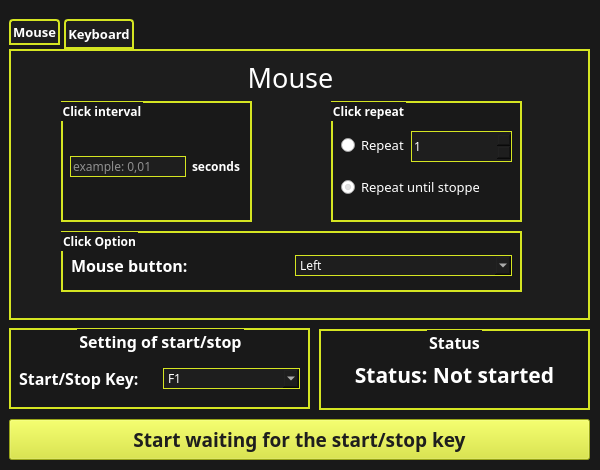
<?xml version="1.0" encoding="UTF-8"?>
<ui version="4.0">
 <class>Form</class>
 <widget class="QWidget" name="Form">
  <property name="geometry">
   <rect>
    <x>0</x>
    <y>0</y>
    <width>600</width>
    <height>470</height>
   </rect>
  </property>
  <property name="minimumSize">
   <size>
    <width>600</width>
    <height>470</height>
   </size>
  </property>
  <property name="maximumSize">
   <size>
    <width>600</width>
    <height>470</height>
   </size>
  </property>
  <property name="baseSize">
   <size>
    <width>600</width>
    <height>470</height>
   </size>
  </property>
  <property name="windowTitle">
   <string>AC-NN</string>
  </property>
  <property name="windowIcon">
   <iconset>
    <normaloff>D:/Мои документы/Downloads/ac-nn.jpg</normaloff>D:/Мои документы/Downloads/ac-nn.jpg</iconset>
  </property>
  <widget class="QFrame" name="background">
   <property name="geometry">
    <rect>
     <x>-11</x>
     <y>-11</y>
     <width>651</width>
     <height>561</height>
    </rect>
   </property>
   <property name="styleSheet">
    <string notr="true">QFrame#background {
background-color: rgb(25, 25, 25);
}</string>
   </property>
   <property name="frameShape">
    <enum>QFrame::StyledPanel</enum>
   </property>
   <property name="frameShadow">
    <enum>QFrame::Raised</enum>
   </property>
   <widget class="QTabWidget" name="tabWidget">
    <property name="geometry">
     <rect>
      <x>20</x>
      <y>30</y>
      <width>581</width>
      <height>301</height>
     </rect>
    </property>
    <property name="font">
     <font>
      <family>Corbel</family>
      <pointsize>10</pointsize>
      <weight>75</weight>
      <bold>true</bold>
     </font>
    </property>
    <property name="styleSheet">
     <string notr="true">QTabWidget::pane {
	background: rgb(29, 29, 29);
    border: 2px solid #d5e522;
    position: absolute;
    top: 0.5em;
}

QTabBar::tab {
	color: #FFFFFF;
    background: rgb(30, 30, 30);
    border: 2px solid #d5e522;
    border-bottom-color: #d5e522; 
    border-top-left-radius: 4px;
    border-top-right-radius: 4px;
    min-width: 8ex;
    padding: 2px;
	margin-right: 4px;
}

QTabBar::tab::selected {
	margin-bottom: 4px;
}
</string>
    </property>
    <property name="currentIndex">
     <number>0</number>
    </property>
    <property name="tabsClosable">
     <bool>false</bool>
    </property>
    <widget class="QWidget" name="Mouse">
     <property name="enabled">
      <bool>true</bool>
     </property>
     <property name="accessibleName">
      <string/>
     </property>
     <property name="autoFillBackground">
      <bool>false</bool>
     </property>
     <attribute name="title">
      <string>Mouse</string>
     </attribute>
     <widget class="QGroupBox" name="groupBox">
      <property name="geometry">
       <rect>
        <x>50</x>
        <y>50</y>
        <width>191</width>
        <height>121</height>
       </rect>
      </property>
      <property name="font">
       <font>
        <family>Corbel</family>
        <pointsize>9</pointsize>
        <weight>75</weight>
        <bold>true</bold>
       </font>
      </property>
      <property name="styleSheet">
       <string notr="true">QGroupBox {
	color: #FFFFFF;
	background: rgb(25, 25, 25);
	border: 2px solid #d5e522
}</string>
      </property>
      <property name="title">
       <string>Click interval</string>
      </property>
      <property name="flat">
       <bool>false</bool>
      </property>
      <property name="checkable">
       <bool>false</bool>
      </property>
      <widget class="QWidget" name="horizontalLayoutWidget">
       <property name="geometry">
        <rect>
         <x>9</x>
         <y>20</y>
         <width>171</width>
         <height>91</height>
        </rect>
       </property>
       <layout class="QHBoxLayout" name="horizontalLayout">
        <item>
         <widget class="QLineEdit" name="seconds">
          <property name="font">
           <font>
            <family>Corbel</family>
            <weight>50</weight>
            <bold>false</bold>
           </font>
          </property>
          <property name="styleSheet">
           <string notr="true">QLineEdit {
	border: 1px solid #d5e522;
	color: #FFFFFF;
	background-color: rgb(30, 30, 30);
}</string>
          </property>
          <property name="placeholderText">
           <string>example: 0,01</string>
          </property>
          <property name="clearButtonEnabled">
           <bool>false</bool>
          </property>
         </widget>
        </item>
        <item>
         <widget class="QLabel" name="label">
          <property name="font">
           <font>
            <family>Corbel</family>
            <pointsize>9</pointsize>
            <weight>75</weight>
            <bold>true</bold>
           </font>
          </property>
          <property name="styleSheet">
           <string notr="true">QLabel {
	color: #FFFFFF;
}</string>
          </property>
          <property name="text">
           <string>seconds</string>
          </property>
         </widget>
        </item>
       </layout>
      </widget>
     </widget>
     <widget class="QGroupBox" name="groupBox_2">
      <property name="geometry">
       <rect>
        <x>320</x>
        <y>50</y>
        <width>191</width>
        <height>121</height>
       </rect>
      </property>
      <property name="font">
       <font>
        <family>Corbel</family>
        <pointsize>9</pointsize>
        <weight>75</weight>
        <bold>true</bold>
       </font>
      </property>
      <property name="styleSheet">
       <string notr="true">QGroupBox {
	color: #FFFFFF;
	background: rgb(25, 25, 25);
	border: 2px solid #d5e522
}</string>
      </property>
      <property name="title">
       <string>Click repeat</string>
      </property>
      <property name="flat">
       <bool>false</bool>
      </property>
      <property name="checkable">
       <bool>false</bool>
      </property>
      <widget class="QWidget" name="verticalLayoutWidget_7">
       <property name="geometry">
        <rect>
         <x>10</x>
         <y>20</y>
         <width>138</width>
         <height>91</height>
        </rect>
       </property>
       <layout class="QVBoxLayout" name="verticalLayout_7">
        <item>
         <widget class="QRadioButton" name="radioButtonRepeat">
          <property name="font">
           <font>
            <family>Corbel</family>
            <pointsize>10</pointsize>
           </font>
          </property>
          <property name="styleSheet">
           <string notr="true">QRadioButton { 
	color: #FFFFFF;
}</string>
          </property>
          <property name="text">
           <string>Repeat</string>
          </property>
         </widget>
        </item>
        <item>
         <widget class="QRadioButton" name="radioButtonRepeatUntil">
          <property name="font">
           <font>
            <family>Corbel</family>
            <pointsize>10</pointsize>
           </font>
          </property>
          <property name="styleSheet">
           <string notr="true">QRadioButton { 
	color: #FFFFFF;
}</string>
          </property>
          <property name="text">
           <string>Repeat until stopped</string>
          </property>
          <property name="checked">
           <bool>true</bool>
          </property>
         </widget>
        </item>
       </layout>
      </widget>
      <widget class="QSpinBox" name="spinBoxRepeat">
       <property name="geometry">
        <rect>
         <x>80</x>
         <y>30</y>
         <width>101</width>
         <height>31</height>
        </rect>
       </property>
       <property name="font">
        <font>
         <family>Corbel</family>
        </font>
       </property>
       <property name="styleSheet">
        <string notr="true">QSpinBox {
	border: 1px solid #d5e522;
	color: #FFFFFF;
	background-color: rgb(30, 30, 30);
}</string>
       </property>
       <property name="minimum">
        <number>1</number>
       </property>
       <property name="maximum">
        <number>99999</number>
       </property>
      </widget>
     </widget>
     <widget class="QGroupBox" name="groupBox_3">
      <property name="geometry">
       <rect>
        <x>50</x>
        <y>180</y>
        <width>461</width>
        <height>61</height>
       </rect>
      </property>
      <property name="font">
       <font>
        <family>Corbel</family>
        <weight>75</weight>
        <bold>true</bold>
       </font>
      </property>
      <property name="styleSheet">
       <string notr="true">QGroupBox {
	color: #FFFFFF;
	background: rgb(25, 25, 25);
	border: 2px solid #d5e522
}</string>
      </property>
      <property name="title">
       <string>Click Option</string>
      </property>
      <widget class="QWidget" name="horizontalLayoutWidget_3">
       <property name="geometry">
        <rect>
         <x>10</x>
         <y>19</y>
         <width>441</width>
         <height>31</height>
        </rect>
       </property>
       <layout class="QHBoxLayout" name="horizontalLayout_3">
        <item>
         <widget class="QLabel" name="label_2">
          <property name="font">
           <font>
            <family>Corbel</family>
            <pointsize>12</pointsize>
            <weight>75</weight>
            <bold>true</bold>
           </font>
          </property>
          <property name="styleSheet">
           <string notr="true">QLabel {
	color: #FFFFFF;
}</string>
          </property>
          <property name="text">
           <string>Mouse button:</string>
          </property>
         </widget>
        </item>
        <item>
         <widget class="QComboBox" name="mouseButton">
          <property name="font">
           <font>
            <family>Corbel</family>
           </font>
          </property>
          <property name="cursor">
           <cursorShape>PointingHandCursor</cursorShape>
          </property>
          <property name="styleSheet">
           <string notr="true">QComboBox {
	border: 1px solid #d5e522;
	color: #FFFFFF;
	background-color: rgb(30, 30, 30);
}

QComboBox::hover {
	background-color: rgb(32, 32, 32);
}</string>
          </property>
          <property name="maxCount">
           <number>2</number>
          </property>
          <item>
           <property name="text">
            <string>Left</string>
           </property>
          </item>
          <item>
           <property name="text">
            <string>Right</string>
           </property>
          </item>
         </widget>
        </item>
       </layout>
      </widget>
     </widget>
     <widget class="QWidget" name="verticalLayoutWidget">
      <property name="geometry">
       <rect>
        <x>49</x>
        <y>9</y>
        <width>461</width>
        <height>35</height>
       </rect>
      </property>
      <layout class="QVBoxLayout" name="verticalLayout">
       <item>
        <widget class="QLabel" name="TitleMouse">
         <property name="font">
          <font>
           <family>Corbel</family>
           <pointsize>20</pointsize>
          </font>
         </property>
         <property name="styleSheet">
          <string notr="true">QLabel {
	color: #FFFFFF;
}</string>
         </property>
         <property name="text">
          <string>Mouse</string>
         </property>
         <property name="alignment">
          <set>Qt::AlignCenter</set>
         </property>
        </widget>
       </item>
      </layout>
     </widget>
    </widget>
    <widget class="QWidget" name="Keyboard">
     <attribute name="title">
      <string>Keyboard</string>
     </attribute>
     <widget class="QWidget" name="verticalLayoutWidget_2">
      <property name="geometry">
       <rect>
        <x>50</x>
        <y>10</y>
        <width>461</width>
        <height>41</height>
       </rect>
      </property>
      <layout class="QVBoxLayout" name="verticalLayout_2">
       <item>
        <widget class="QLabel" name="TitleKeyboard">
         <property name="font">
          <font>
           <family>Corbel</family>
           <pointsize>16</pointsize>
           <weight>50</weight>
           <bold>false</bold>
          </font>
         </property>
         <property name="styleSheet">
          <string notr="true">QLabel {
	color: #FFFFFF;
}</string>
         </property>
         <property name="text">
          <string>Keyboard</string>
         </property>
         <property name="alignment">
          <set>Qt::AlignCenter</set>
         </property>
        </widget>
       </item>
      </layout>
     </widget>
     <widget class="QWidget" name="horizontalLayoutWidget_5">
      <property name="geometry">
       <rect>
        <x>50</x>
        <y>49</y>
        <width>461</width>
        <height>91</height>
       </rect>
      </property>
      <layout class="QHBoxLayout" name="horizontalLayout_5">
       <property name="spacing">
        <number>18</number>
       </property>
       <item>
        <widget class="QGroupBox" name="groupChoiceKey">
         <property name="font">
          <font>
           <family>Corbel</family>
           <weight>75</weight>
           <bold>true</bold>
          </font>
         </property>
         <property name="styleSheet">
          <string notr="true">QGroupBox {
	color: #FFFFFF;
	background: rgb(25, 25, 25);
	border: 2px solid #d5e522
}</string>
         </property>
         <property name="title">
          <string>Choose Key</string>
         </property>
         <widget class="QWidget" name="verticalLayoutWidget_3">
          <property name="geometry">
           <rect>
            <x>10</x>
            <y>20</y>
            <width>441</width>
            <height>51</height>
           </rect>
          </property>
          <layout class="QVBoxLayout" name="verticalLayout_3">
           <item>
            <widget class="QLabel" name="labelChooseKey">
             <property name="font">
              <font>
               <family>Corbel</family>
               <pointsize>12</pointsize>
               <weight>75</weight>
               <bold>true</bold>
              </font>
             </property>
             <property name="styleSheet">
              <string notr="true">QLabel {
	color: #FFFFFF;
}</string>
             </property>
             <property name="text">
              <string>Key:</string>
             </property>
            </widget>
           </item>
           <item>
            <widget class="QComboBox" name="comboBoxKey">
             <property name="font">
              <font>
               <family>Corbel</family>
              </font>
             </property>
             <property name="cursor">
              <cursorShape>PointingHandCursor</cursorShape>
             </property>
             <property name="styleSheet">
              <string notr="true">QComboBox {
	border: 1px solid #d5e522;
	color: #FFFFFF;
	background-color: rgb(30, 30, 30);
}

QComboBox::hover {
	background-color: rgb(32, 32, 32);
}</string>
             </property>
             <item>
              <property name="text">
               <string>Q</string>
              </property>
             </item>
             <item>
              <property name="text">
               <string>W</string>
              </property>
             </item>
             <item>
              <property name="text">
               <string>E</string>
              </property>
             </item>
             <item>
              <property name="text">
               <string>R</string>
              </property>
             </item>
             <item>
              <property name="text">
               <string>T</string>
              </property>
             </item>
             <item>
              <property name="text">
               <string>Y</string>
              </property>
             </item>
             <item>
              <property name="text">
               <string>U</string>
              </property>
             </item>
             <item>
              <property name="text">
               <string>I</string>
              </property>
             </item>
             <item>
              <property name="text">
               <string>O</string>
              </property>
             </item>
             <item>
              <property name="text">
               <string>P</string>
              </property>
             </item>
             <item>
              <property name="text">
               <string>A</string>
              </property>
             </item>
             <item>
              <property name="text">
               <string>S</string>
              </property>
             </item>
             <item>
              <property name="text">
               <string>D</string>
              </property>
             </item>
             <item>
              <property name="text">
               <string>F</string>
              </property>
             </item>
             <item>
              <property name="text">
               <string>G</string>
              </property>
             </item>
             <item>
              <property name="text">
               <string>H</string>
              </property>
             </item>
             <item>
              <property name="text">
               <string>J</string>
              </property>
             </item>
             <item>
              <property name="text">
               <string>K</string>
              </property>
             </item>
             <item>
              <property name="text">
               <string>L</string>
              </property>
             </item>
             <item>
              <property name="text">
               <string>Z</string>
              </property>
             </item>
             <item>
              <property name="text">
               <string>X</string>
              </property>
             </item>
             <item>
              <property name="text">
               <string>C</string>
              </property>
             </item>
             <item>
              <property name="text">
               <string>V</string>
              </property>
             </item>
             <item>
              <property name="text">
               <string>B</string>
              </property>
             </item>
             <item>
              <property name="text">
               <string>N</string>
              </property>
             </item>
             <item>
              <property name="text">
               <string>M</string>
              </property>
             </item>
             <item>
              <property name="text">
               <string>1</string>
              </property>
             </item>
             <item>
              <property name="text">
               <string>2</string>
              </property>
             </item>
             <item>
              <property name="text">
               <string>3</string>
              </property>
             </item>
             <item>
              <property name="text">
               <string>4</string>
              </property>
             </item>
             <item>
              <property name="text">
               <string>5</string>
              </property>
             </item>
             <item>
              <property name="text">
               <string>6</string>
              </property>
             </item>
             <item>
              <property name="text">
               <string>7</string>
              </property>
             </item>
             <item>
              <property name="text">
               <string>8</string>
              </property>
             </item>
             <item>
              <property name="text">
               <string>9</string>
              </property>
             </item>
             <item>
              <property name="text">
               <string>0</string>
              </property>
             </item>
             <item>
              <property name="text">
               <string>-</string>
              </property>
             </item>
             <item>
              <property name="text">
               <string>+</string>
              </property>
             </item>
             <item>
              <property name="text">
               <string>Space</string>
              </property>
             </item>
             <item>
              <property name="text">
               <string>Tab</string>
              </property>
             </item>
             <item>
              <property name="text">
               <string>Caps Lock</string>
              </property>
             </item>
             <item>
              <property name="text">
               <string>Esc</string>
              </property>
             </item>
             <item>
              <property name="text">
               <string>F1</string>
              </property>
             </item>
             <item>
              <property name="text">
               <string>F2</string>
              </property>
             </item>
             <item>
              <property name="text">
               <string>F3</string>
              </property>
             </item>
             <item>
              <property name="text">
               <string>F4</string>
              </property>
             </item>
             <item>
              <property name="text">
               <string>F5</string>
              </property>
             </item>
             <item>
              <property name="text">
               <string>F6</string>
              </property>
             </item>
             <item>
              <property name="text">
               <string>F7</string>
              </property>
             </item>
             <item>
              <property name="text">
               <string>F8</string>
              </property>
             </item>
             <item>
              <property name="text">
               <string>F9</string>
              </property>
             </item>
             <item>
              <property name="text">
               <string>F10</string>
              </property>
             </item>
             <item>
              <property name="text">
               <string>F11</string>
              </property>
             </item>
             <item>
              <property name="text">
               <string>F12</string>
              </property>
             </item>
            </widget>
           </item>
          </layout>
         </widget>
        </widget>
       </item>
      </layout>
     </widget>
     <widget class="QWidget" name="horizontalLayoutWidget_6">
      <property name="geometry">
       <rect>
        <x>50</x>
        <y>150</y>
        <width>461</width>
        <height>91</height>
       </rect>
      </property>
      <layout class="QHBoxLayout" name="horizontalLayout_6">
       <property name="spacing">
        <number>18</number>
       </property>
       <item>
        <widget class="QGroupBox" name="groupBoxDelay">
         <property name="font">
          <font>
           <family>Corbel</family>
           <weight>75</weight>
           <bold>true</bold>
          </font>
         </property>
         <property name="styleSheet">
          <string notr="true">QGroupBox {
	color: #FFFFFF;
	background: rgb(25, 25, 25);
	border: 2px solid #d5e522
}</string>
         </property>
         <property name="title">
          <string>Option of time between keystrokes</string>
         </property>
         <widget class="QWidget" name="verticalLayoutWidget_6">
          <property name="geometry">
           <rect>
            <x>10</x>
            <y>20</y>
            <width>201</width>
            <height>61</height>
           </rect>
          </property>
          <layout class="QVBoxLayout" name="verticalLayout_6">
           <item>
            <widget class="QLabel" name="label_5">
             <property name="font">
              <font>
               <family>Corbel</family>
               <pointsize>12</pointsize>
               <weight>75</weight>
               <bold>true</bold>
              </font>
             </property>
             <property name="styleSheet">
              <string notr="true">QLabel {
	color: #FFFFFF;
}</string>
             </property>
             <property name="text">
              <string>Time between keystrokes:</string>
             </property>
            </widget>
           </item>
           <item>
            <widget class="QLineEdit" name="betweenKeystrokes">
             <property name="font">
              <font>
               <family>Corbel</family>
              </font>
             </property>
             <property name="styleSheet">
              <string notr="true">QLineEdit {
	border: 1px solid #d5e522;
	color: #FFFFFF;
	background-color: rgb(30, 30, 30);
}</string>
             </property>
             <property name="placeholderText">
              <string>seconds(example: 0,01)</string>
             </property>
            </widget>
           </item>
          </layout>
         </widget>
        </widget>
       </item>
       <item>
        <widget class="QGroupBox" name="groupBoxBetween">
         <property name="font">
          <font>
           <family>Corbel</family>
           <weight>75</weight>
           <bold>true</bold>
          </font>
         </property>
         <property name="styleSheet">
          <string notr="true">QGroupBox {
	color: #FFFFFF;
	background: rgb(25, 25, 25);
	border: 2px solid #d5e522
}</string>
         </property>
         <property name="title">
          <string>Option of time</string>
         </property>
         <widget class="QWidget" name="verticalLayoutWidget_5">
          <property name="geometry">
           <rect>
            <x>9</x>
            <y>20</y>
            <width>201</width>
            <height>61</height>
           </rect>
          </property>
          <layout class="QVBoxLayout" name="verticalLayout_5">
           <item>
            <widget class="QLabel" name="label_3">
             <property name="font">
              <font>
               <family>Corbel</family>
               <pointsize>10</pointsize>
               <weight>75</weight>
               <bold>true</bold>
              </font>
             </property>
             <property name="styleSheet">
              <string notr="true">QLabel {
	color: #FFFFFF;
}</string>
             </property>
             <property name="text">
              <string>The time between 
pressing and releasing the key:</string>
             </property>
            </widget>
           </item>
           <item>
            <widget class="QLineEdit" name="betweenPressRelease">
             <property name="font">
              <font>
               <family>Corbel</family>
              </font>
             </property>
             <property name="styleSheet">
              <string notr="true">QLineEdit {
	border: 1px solid #d5e522;
	color: #FFFFFF;
	background-color: rgb(30, 30, 30);
}</string>
             </property>
             <property name="placeholderText">
              <string>seconds(example: 0,01)</string>
             </property>
            </widget>
           </item>
          </layout>
         </widget>
        </widget>
       </item>
      </layout>
     </widget>
    </widget>
   </widget>
   <widget class="QGroupBox" name="groupBox_4">
    <property name="geometry">
     <rect>
      <x>20</x>
      <y>339</y>
      <width>301</width>
      <height>81</height>
     </rect>
    </property>
    <property name="font">
     <font>
      <family>Corbel</family>
      <pointsize>12</pointsize>
      <weight>75</weight>
      <bold>true</bold>
     </font>
    </property>
    <property name="styleSheet">
     <string notr="true">QGroupBox {
	color: #FFFFFF;
	background: rgb(25, 25, 25);
	border: 2px solid #d5e522
}</string>
    </property>
    <property name="title">
     <string>Setting of start/stop</string>
    </property>
    <property name="alignment">
     <set>Qt::AlignCenter</set>
    </property>
    <widget class="QWidget" name="horizontalLayoutWidget_4">
     <property name="geometry">
      <rect>
       <x>10</x>
       <y>30</y>
       <width>281</width>
       <height>41</height>
      </rect>
     </property>
     <layout class="QHBoxLayout" name="horizontalLayout_4">
      <item>
       <widget class="QLabel" name="label_4">
        <property name="font">
         <font>
          <family>Corbel</family>
          <pointsize>12</pointsize>
          <weight>75</weight>
          <bold>true</bold>
         </font>
        </property>
        <property name="styleSheet">
         <string notr="true">QLabel {
	color: #FFFFFF;
}</string>
        </property>
        <property name="text">
         <string>Start/Stop Key:</string>
        </property>
       </widget>
      </item>
      <item>
       <widget class="QComboBox" name="startChoiceButton">
        <property name="font">
         <font>
          <family>Corbel</family>
         </font>
        </property>
        <property name="cursor">
         <cursorShape>PointingHandCursor</cursorShape>
        </property>
        <property name="styleSheet">
         <string notr="true">QComboBox {
	border: 1px solid #d5e522;
	color: #FFFFFF;
	background-color: rgb(30, 30, 30);
}

QComboBox::hover {
	background-color: rgb(32, 32, 32);
}</string>
        </property>
        <item>
         <property name="text">
          <string>F1</string>
         </property>
        </item>
        <item>
         <property name="text">
          <string>F2</string>
         </property>
        </item>
        <item>
         <property name="text">
          <string>F3</string>
         </property>
        </item>
        <item>
         <property name="text">
          <string>F4</string>
         </property>
        </item>
        <item>
         <property name="text">
          <string>F5</string>
         </property>
        </item>
        <item>
         <property name="text">
          <string>F6</string>
         </property>
        </item>
        <item>
         <property name="text">
          <string>F7</string>
         </property>
        </item>
        <item>
         <property name="text">
          <string>F8</string>
         </property>
        </item>
        <item>
         <property name="text">
          <string>F9</string>
         </property>
        </item>
        <item>
         <property name="text">
          <string>F10</string>
         </property>
        </item>
        <item>
         <property name="text">
          <string>F11</string>
         </property>
        </item>
        <item>
         <property name="text">
          <string>F12</string>
         </property>
        </item>
        <item>
         <property name="text">
          <string>1</string>
         </property>
        </item>
        <item>
         <property name="text">
          <string>2</string>
         </property>
        </item>
        <item>
         <property name="text">
          <string>3</string>
         </property>
        </item>
        <item>
         <property name="text">
          <string>4</string>
         </property>
        </item>
        <item>
         <property name="text">
          <string>5</string>
         </property>
        </item>
        <item>
         <property name="text">
          <string>6</string>
         </property>
        </item>
        <item>
         <property name="text">
          <string>7</string>
         </property>
        </item>
        <item>
         <property name="text">
          <string>8</string>
         </property>
        </item>
        <item>
         <property name="text">
          <string>9</string>
         </property>
        </item>
        <item>
         <property name="text">
          <string>0</string>
         </property>
        </item>
        <item>
         <property name="text">
          <string>Q</string>
         </property>
        </item>
        <item>
         <property name="text">
          <string>W</string>
         </property>
        </item>
        <item>
         <property name="text">
          <string>E</string>
         </property>
        </item>
        <item>
         <property name="text">
          <string>R</string>
         </property>
        </item>
        <item>
         <property name="text">
          <string>T</string>
         </property>
        </item>
        <item>
         <property name="text">
          <string>Y</string>
         </property>
        </item>
        <item>
         <property name="text">
          <string>U</string>
         </property>
        </item>
        <item>
         <property name="text">
          <string>I</string>
         </property>
        </item>
        <item>
         <property name="text">
          <string>O</string>
         </property>
        </item>
        <item>
         <property name="text">
          <string>P</string>
         </property>
        </item>
        <item>
         <property name="text">
          <string>A</string>
         </property>
        </item>
        <item>
         <property name="text">
          <string>S</string>
         </property>
        </item>
        <item>
         <property name="text">
          <string>D</string>
         </property>
        </item>
        <item>
         <property name="text">
          <string>F</string>
         </property>
        </item>
        <item>
         <property name="text">
          <string>G</string>
         </property>
        </item>
        <item>
         <property name="text">
          <string>H</string>
         </property>
        </item>
        <item>
         <property name="text">
          <string>J</string>
         </property>
        </item>
        <item>
         <property name="text">
          <string>K</string>
         </property>
        </item>
        <item>
         <property name="text">
          <string>L</string>
         </property>
        </item>
        <item>
         <property name="text">
          <string>Z</string>
         </property>
        </item>
        <item>
         <property name="text">
          <string>X</string>
         </property>
        </item>
        <item>
         <property name="text">
          <string>C</string>
         </property>
        </item>
        <item>
         <property name="text">
          <string>V</string>
         </property>
        </item>
        <item>
         <property name="text">
          <string>B</string>
         </property>
        </item>
        <item>
         <property name="text">
          <string>N</string>
         </property>
        </item>
        <item>
         <property name="text">
          <string>M</string>
         </property>
        </item>
       </widget>
      </item>
     </layout>
    </widget>
   </widget>
   <widget class="QPushButton" name="startButton">
    <property name="enabled">
     <bool>true</bool>
    </property>
    <property name="geometry">
     <rect>
      <x>20</x>
      <y>430</y>
      <width>581</width>
      <height>41</height>
     </rect>
    </property>
    <property name="font">
     <font>
      <family>Corbel</family>
      <pointsize>14</pointsize>
      <weight>75</weight>
      <bold>true</bold>
     </font>
    </property>
    <property name="cursor">
     <cursorShape>PointingHandCursor</cursorShape>
    </property>
    <property name="styleSheet">
     <string notr="true">QPushButton{
	color:  rgb(30, 30, 30);
	background-color: #d5e522;
}

QPushButton::hover{
	background-color:#949e20;
}

QPushButton::pressed{
	color: #97a314;
	background-color: rgb(28, 28, 28);
}</string>
    </property>
    <property name="text">
     <string>Start waiting for the start/stop key</string>
    </property>
   </widget>
   <widget class="QGroupBox" name="groupBox_5">
    <property name="geometry">
     <rect>
      <x>330</x>
      <y>340</y>
      <width>271</width>
      <height>81</height>
     </rect>
    </property>
    <property name="font">
     <font>
      <family>Corbel</family>
      <pointsize>12</pointsize>
      <weight>75</weight>
      <bold>true</bold>
     </font>
    </property>
    <property name="styleSheet">
     <string notr="true">QGroupBox {
	color: #FFFFFF;
	background: rgb(25, 25, 25);
	border: 2px solid #d5e522
}</string>
    </property>
    <property name="title">
     <string>Status</string>
    </property>
    <property name="alignment">
     <set>Qt::AlignCenter</set>
    </property>
    <widget class="QWidget" name="verticalLayoutWidget_8">
     <property name="geometry">
      <rect>
       <x>10</x>
       <y>20</y>
       <width>251</width>
       <height>51</height>
      </rect>
     </property>
     <layout class="QVBoxLayout" name="verticalLayout_8">
      <item>
       <widget class="QLabel" name="statusLabel">
        <property name="font">
         <font>
          <family>Corbel</family>
          <pointsize>16</pointsize>
          <weight>75</weight>
          <bold>true</bold>
         </font>
        </property>
        <property name="styleSheet">
         <string notr="true">QLabel {
	color: #FFFFFF;
}</string>
        </property>
        <property name="text">
         <string>Status: Not started</string>
        </property>
        <property name="alignment">
         <set>Qt::AlignCenter</set>
        </property>
       </widget>
      </item>
     </layout>
    </widget>
   </widget>
  </widget>
 </widget>
 <resources/>
 <connections/>
</ui>
